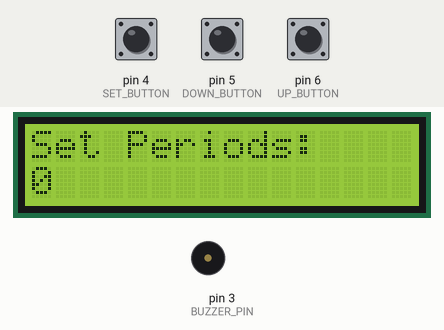
Recording of a sketch running on a simulated Arduino Uno, built with avr-gcc and run on an emulated ATmega328P. On the bench: 16×2 character LCD, buzzer (waves = sounding). The test bench sets the inputs (shaded band); at power-on: pin 4 (SET_BUTTON) HIGH, pin 5 (DOWN_BUTTON) HIGH, pin 6 (UP_BUTTON) HIGH.

Above: at 1.2 s.
1.3 s: pin 4 (SET_BUTTON) pulled LOW for 0.15 s
At 2.8 s:
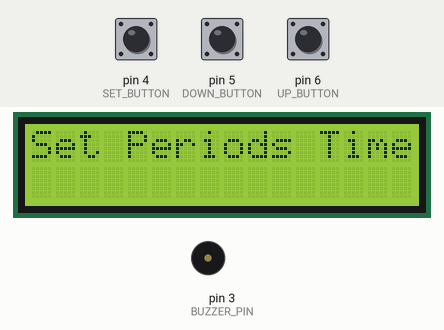
4.4 s: pin 5 (DOWN_BUTTON) pulled LOW for 1 s
At 5.9 s:
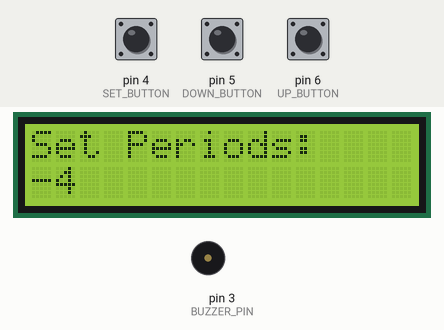
6.9 s: pin 6 (UP_BUTTON) pulled LOW for 3.2 s
At 11.0 s:
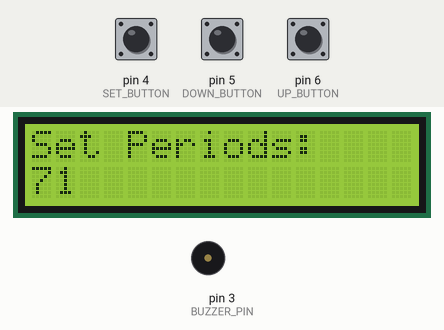
11.6 s: pin 4 (SET_BUTTON) pulled LOW for 1 s
At 13.8 s:
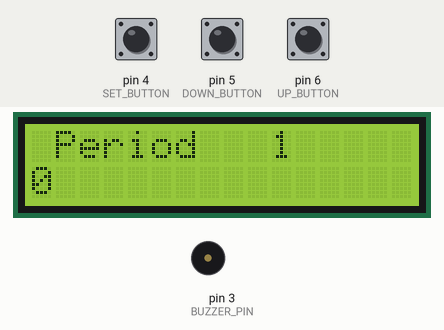
14.9 s: pin 4 (SET_BUTTON) pulled LOW for 3.2 s
At 19.4 s:
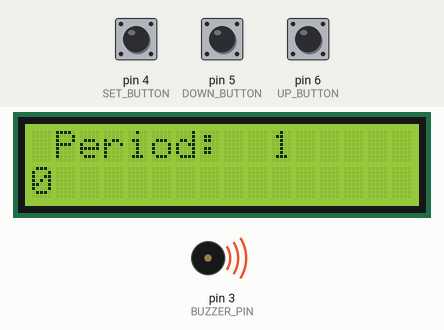
Timing chart, 0 to 20.6 s (numbered marks = the images above; inputs shaded):
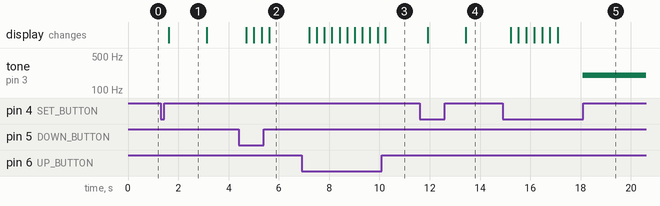

Measured:
- after the input at 1.3 s, the display: changes after 0.32 s (image 1)
- after the input at 4.4 s, the display: first changes after 0.30 s (image 2 shows a later state)
- after the input at 6.9 s, the display: first changes after 0.30 s (image 3 shows a later state)
- after the input at 11.6 s, the display: first changes after 0.32 s (image 4 shows a later state)
- after the input at 14.9 s, tone on pin 3 (BUZZER_PIN): silent → 200 Hz after 3.2 s; the display: first changes after 0.31 s (image 5 shows a later state)
- what the display in image 1 shows lasts 1.5 s, from 1.6 s to 3.1 s

The sketch:

automatic_bell.ino
```cpp
// This Code is Designed by Prince Kushwaha from COSM Electronics

#include <Wire.h>
#include <LiquidCrystal_I2C.h>

// Initialize the LCD with the I2C address (usually 0x27 or 0x3F)
LiquidCrystal_I2C lcd(0x27, 16, 2);  // Adjust the address as needed

// Define constants for button and buzzer pins
const int UP_BUTTON = 6;
const int DOWN_BUTTON = 5;
const int SET_BUTTON = 4;
const int BUZZER_PIN = 3;

// Variables to keep track of periods and their times
int numPeriods = 0;
int currentPeriod = 0;
int periodTime = 0;
int periodTimes[12] = {0};

// Function to initialize pin modes and default states
void initializePins() {
    pinMode(UP_BUTTON, INPUT);
    pinMode(DOWN_BUTTON, INPUT);
    pinMode(SET_BUTTON, INPUT);
    pinMode(BUZZER_PIN, OUTPUT);
    digitalWrite(UP_BUTTON, HIGH);
    digitalWrite(DOWN_BUTTON, HIGH);
    digitalWrite(SET_BUTTON, HIGH);
}

// Function to set the number of periods
void setNumberOfPeriods() {
    lcd.clear();
    lcd.setCursor(0, 0);
    lcd.print("Set Periods:");

    while (true) {
        lcd.setCursor(0, 1);
        lcd.print(numPeriods);

        // Increase period count
        if (digitalRead(UP_BUTTON) == LOW) {
            delay(300);
            numPeriods++;
        }
        // Decrease period count
        else if (digitalRead(DOWN_BUTTON) == LOW) {
            delay(300);
            numPeriods--;
        }
        // Confirm the number of periods
        else if (digitalRead(SET_BUTTON) == LOW) {
            delay(300);
            break;
        }
    }
}

// Function to set the time for each period
void setPeriodTimes() {
    lcd.clear();
    lcd.setCursor(0, 0);
    lcd.print("Set Periods Time");
    delay(1500);
    lcd.clear();

    for (currentPeriod = 1; currentPeriod <= numPeriods; currentPeriod++) {
        lcd.clear();
        lcd.setCursor(1, 0);
        lcd.print("Period");
        lcd.setCursor(10, 0);
        lcd.print(currentPeriod);

        while (true) {
            lcd.setCursor(0, 1);
            lcd.print(periodTime);

            // Increase period time
            if (digitalRead(UP_BUTTON) == LOW) {
                delay(300);
                periodTime += 10;
            }
            // Decrease period time
            else if (digitalRead(DOWN_BUTTON) == LOW) {
                delay(300);
                periodTime -= 10;
                if (periodTime < 0) {
                    periodTime = 0;
                }
            }
            // Confirm the period time
            else if (digitalRead(SET_BUTTON) == LOW) {
                delay(300);
                break;
            }
        }
        periodTimes[currentPeriod] = periodTime;
        periodTime = 0;
    }
}

// Function to start the periods and trigger the buzzer
void startPeriods() {
    for (currentPeriod = 1; currentPeriod <= numPeriods; currentPeriod++) {
        lcd.clear();
        lcd.setCursor(1, 0);
        lcd.print("Period:");
        lcd.setCursor(10, 0);
        lcd.print(currentPeriod);

        for (int elapsed = 0; elapsed <= periodTimes[currentPeriod]; elapsed++) {
            lcd.setCursor(0, 1);
            lcd.print(elapsed);
            delay(1000);
            if (elapsed == periodTimes[currentPeriod]) {
                tone(BUZZER_PIN, 200);  // Activate buzzer
                delay(3000);
                noTone(BUZZER_PIN);     // Deactivate buzzer
            }
        }
        lcd.clear();
    }
}

// Arduino setup function
void setup() {
    lcd.init();  // Initialize the LCD
    lcd.backlight();  // Turn on the backlight
    initializePins();
}

// Arduino main loop function
void loop() {
    setNumberOfPeriods();
    setPeriodTimes();
    startPeriods();

    // Reset variables for the next loop
    numPeriods = 0;
    currentPeriod = 0;
    periodTime = 0;
    memset(periodTimes, 0, sizeof(periodTimes));
}
```
